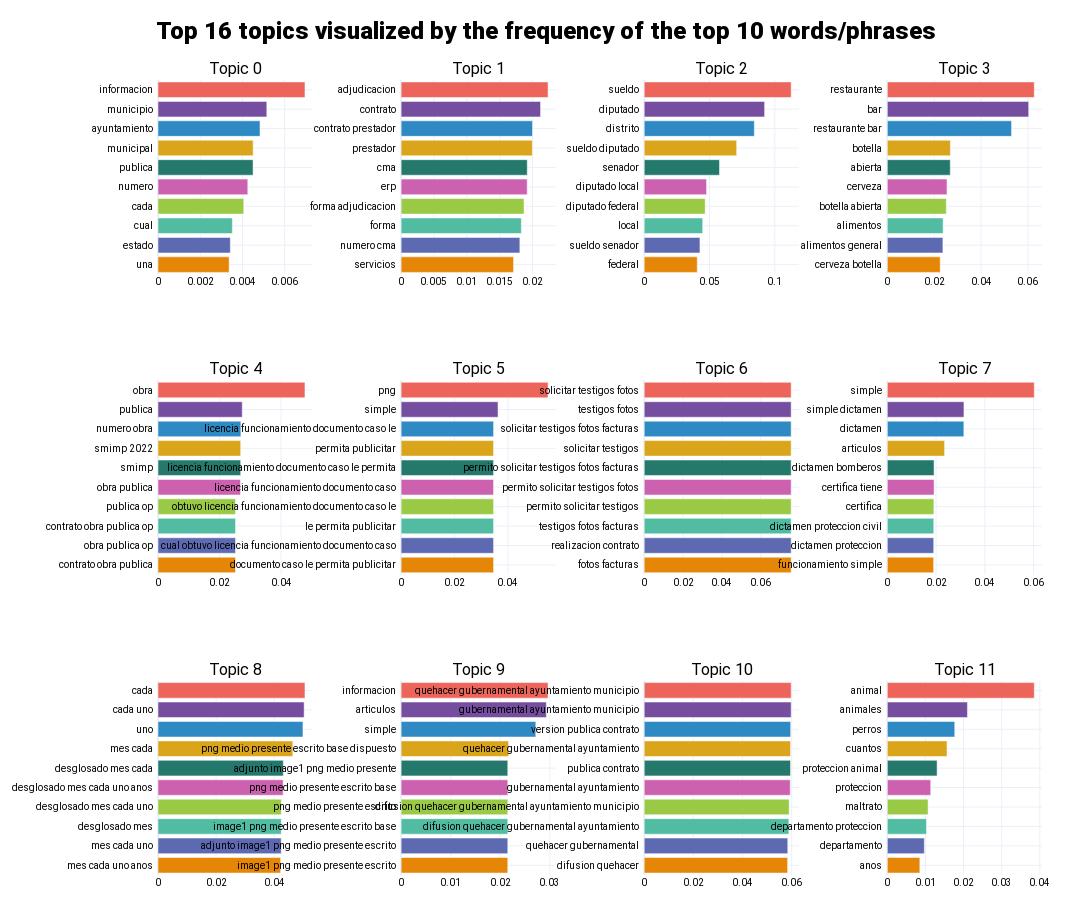

Notebook source saved alongside this figure:
### Markdown cell above
Visualization

### Code cell
import plotly.express as px

top_n_topics = 16
n_words = 10

# 'fig_barchart' is a plotly figure.
fig_barchart = topic_model.visualize_barchart(
    top_n_topics = top_n_topics,  # Only select the top n most frequent topics.
    n_words = n_words,            # Number of words to show in a topic.
    custom_labels=True,          # Whether to use custom topic labels that were defined using topic_model.set_topic_labels.
    title=f"Top {top_n_topics} topics visualized by the frequency of the top {n_words} words",
    width=300,
    height=300,
)

fig_barchart.update_layout(
    # Adjust left, right, top, bottom margin of the overall figure.
    margin=dict(l=20, r=50, t=80, b=20),

    plot_bgcolor='rgba(0,0,0,0)',         # Set background color (transparent in this example).

    title={
        'text': f"Top {top_n_topics} topics visualized by the frequency of the top {n_words} words/phrases",
        'y':0.975,
        'x':0.5,
        'xanchor': 'center',
        'yanchor': 'top',
        'font': dict(
            family="Roboto Black",
            size=24,
            color="#000000"
        )
    },

    font=dict(
        family="Roboto",
        size=10,
        color="#000000"
    ),
)

color_sequence = px.colors.qualitative.Vivid  # Choose a color sequence.
fig_barchart.update_traces(marker_color=color_sequence)

# Show the updated figure
fig_barchart.show()
fig_barchart.write_html('top 16 topics.html')

### Figure 1 — Plotly figure (JSON) as saved in the notebook; plotly's stock layout.template omitted (floating-point values rounded to 4 significant figures)
{"data": [{"marker": {"color": ["rgb(229, 134, 6)", "rgb(93, 105, 177)", "rgb(82, 188, 163)", "rgb(153, 201, 69)", "rgb(204, 97, 176)", "rgb(36, 121, 108)", "rgb(218, 165, 27)", "rgb(47, 138, 196)", "rgb(118, 78, 159)", "rgb(237, 100, 90)", "rgb(165, 170, 153)"]}, "orientation": "h", "type": "bar", "x": [0.00337, 0.003427, 0.003524, 0.004062, 0.004254, 0.004504, 0.004508, 0.004833, 0.005155, 0.006962], "xaxis": "x", "y": ["una  ", "estado  ", "cual  ", "cada  ", "numero  ", "publica  ", "municipal  ", "ayuntamiento  ", "municipio  ", "informacion  "], "yaxis": "y"}, {"marker": {"color": ["rgb(229, 134, 6)", "rgb(93, 105, 177)", "rgb(82, 188, 163)", "rgb(153, 201, 69)", "rgb(204, 97, 176)", "rgb(36, 121, 108)", "rgb(218, 165, 27)", "rgb(47, 138, 196)", "rgb(118, 78, 159)", "rgb(237, 100, 90)", "rgb(165, 170, 153)"]}, "orientation": "h", "type": "bar", "x": [0.0171, 0.01806, 0.01829, 0.0187, 0.01918, 0.01919, 0.01997, 0.01999, 0.02121, 0.02235], "xaxis": "x2", "y": ["servicios  ", "numero cma  ", "forma  ", "forma adjudicacion  ", "erp  ", "cma  ", "prestador  ", "contrato prestador  ", "contrato  ", "adjudicacion  "], "yaxis": "y2"}, {"marker": {"color": ["rgb(229, 134, 6)", "rgb(93, 105, 177)", "rgb(82, 188, 163)", "rgb(153, 201, 69)", "rgb(204, 97, 176)", "rgb(36, 121, 108)", "rgb(218, 165, 27)", "rgb(47, 138, 196)", "rgb(118, 78, 159)", "rgb(237, 100, 90)", "rgb(165, 170, 153)"]}, "orientation": "h", "type": "bar", "x": [0.0406, 0.04267, 0.04478, 0.04668, 0.04772, 0.05762, 0.0708, 0.0843, 0.09218, 0.1125], "xaxis": "x3", "y": ["federal  ", "sueldo senador  ", "local  ", "diputado federal  ", "diputado local  ", "senador  ", "sueldo diputado  ", "distrito  ", "diputado  ", "sueldo  "], "yaxis": "y3"}, {"marker": {"color": ["rgb(229, 134, 6)", "rgb(93, 105, 177)", "rgb(82, 188, 163)", "rgb(153, 201, 69)", "rgb(204, 97, 176)", "rgb(36, 121, 108)", "rgb(218, 165, 27)", "rgb(47, 138, 196)", "rgb(118, 78, 159)", "rgb(237, 100, 90)", "rgb(165, 170, 153)"]}, "orientation": "h", "type": "bar", "x": [0.02257, 0.02371, 0.02382, 0.02518, 0.02546, 0.02685, 0.02691, 0.053, 0.06031, 0.06269], "xaxis": "x4", "y": ["cerveza botella  ", "alimentos general  ", "alimentos  ", "botella abierta  ", "cerveza  ", "abierta  ", "botella  ", "restaurante bar  ", "bar  ", "restaurante  "], "yaxis": "y4"}, {"marker": {"color": ["rgb(229, 134, 6)", "rgb(93, 105, 177)", "rgb(82, 188, 163)", "rgb(153, 201, 69)", "rgb(204, 97, 176)", "rgb(36, 121, 108)", "rgb(218, 165, 27)", "rgb(47, 138, 196)", "rgb(118, 78, 159)", "rgb(237, 100, 90)", "rgb(165, 170, 153)"]}, "orientation": "h", "type": "bar", "x": [0.02519, 0.02519, 0.02519, 0.02519, 0.02679, 0.02686, 0.02687, 0.02693, 0.02738, 0.04776], "xaxis": "x5", "y": ["contrato obra publica  ", "obra publica op  ", "contrato obra publica op  ", "publica op  ", "obra publica  ", "smimp  ", "smimp 2022  ", "numero obra  ", "publica  ", "obra  "], "yaxis": "y5"}, {"marker": {"color": ["rgb(229, 134, 6)", "rgb(93, 105, 177)", "rgb(82, 188, 163)", "rgb(153, 201, 69)", "rgb(204, 97, 176)", "rgb(36, 121, 108)", "rgb(218, 165, 27)", "rgb(47, 138, 196)", "rgb(118, 78, 159)", "rgb(237, 100, 90)", "rgb(165, 170, 153)"]}, "orientation": "h", "type": "bar", "x": [0.03463, 0.03463, 0.03463, 0.03463, 0.03463, 0.03463, 0.03463, 0.03463, 0.0363, 0.05503], "xaxis": "x6", "y": ["documento caso le permita publicitar  ", "cual obtuvo licencia funcionamiento documento caso  ", "le permita publicitar  ", "obtuvo licencia funcionamiento documento caso le  ", "licencia funcionamiento documento caso  ", "licencia funcionamiento documento caso le permita  ", "permita publicitar  ", "licencia funcionamiento documento caso le  ", "simple  ", "png  "], "yaxis": "y6"}, {"marker": {"color": ["rgb(229, 134, 6)", "rgb(93, 105, 177)", "rgb(82, 188, 163)", "rgb(153, 201, 69)", "rgb(204, 97, 176)", "rgb(36, 121, 108)", "rgb(218, 165, 27)", "rgb(47, 138, 196)", "rgb(118, 78, 159)", "rgb(237, 100, 90)", "rgb(165, 170, 153)"]}, "orientation": "h", "type": "bar", "x": [0.0757, 0.0757, 0.0757, 0.0757, 0.0757, 0.0757, 0.0757, 0.0757, 0.0757, 0.0757], "xaxis": "x7", "y": ["fotos facturas  ", "realizacion contrato  ", "testigos fotos facturas  ", "permito solicitar testigos  ", "permito solicitar testigos fotos  ", "permito solicitar testigos fotos facturas  ", "solicitar testigos  ", "solicitar testigos fotos facturas  ", "testigos fotos  ", "solicitar testigos fotos  "], "yaxis": "y7"}, {"marker": {"color": ["rgb(229, 134, 6)", "rgb(93, 105, 177)", "rgb(82, 188, 163)", "rgb(153, 201, 69)", "rgb(204, 97, 176)", "rgb(36, 121, 108)", "rgb(218, 165, 27)", "rgb(47, 138, 196)", "rgb(118, 78, 159)", "rgb(237, 100, 90)", "rgb(165, 170, 153)"]}, "orientation": "h", "type": "bar", "x": [0.019, 0.01903, 0.01906, 0.01911, 0.01918, 0.01918, 0.0235, 0.03139, 0.03143, 0.06027], "xaxis": "x8", "y": ["funcionamiento simple  ", "dictamen proteccion  ", "dictamen proteccion civil  ", "certifica  ", "certifica tiene  ", "dictamen bomberos  ", "articulos  ", "dictamen  ", "simple dictamen  ", "simple  "], "yaxis": "y8"}, {"marker": {"color": ["rgb(229, 134, 6)", "rgb(93, 105, 177)", "rgb(82, 188, 163)", "rgb(153, 201, 69)", "rgb(204, 97, 176)", "rgb(36, 121, 108)", "rgb(218, 165, 27)", "rgb(47, 138, 196)", "rgb(118, 78, 159)", "rgb(237, 100, 90)", "rgb(165, 170, 153)"]}, "orientation": "h", "type": "bar", "x": [0.04222, 0.04242, 0.04244, 0.04245, 0.04309, 0.04314, 0.04641, 0.0499, 0.05031, 0.05059], "xaxis": "x9", "y": ["mes cada uno anos  ", "mes cada uno  ", "desglosado mes  ", "desglosado mes cada uno  ", "desglosado mes cada uno anos  ", "desglosado mes cada  ", "mes cada  ", "uno  ", "cada uno  ", "cada  "], "yaxis": "y9"}, {"marker": {"color": ["rgb(229, 134, 6)", "rgb(93, 105, 177)", "rgb(82, 188, 163)", "rgb(153, 201, 69)", "rgb(204, 97, 176)", "rgb(36, 121, 108)", "rgb(218, 165, 27)", "rgb(47, 138, 196)", "rgb(118, 78, 159)", "rgb(237, 100, 90)", "rgb(165, 170, 153)"]}, "orientation": "h", "type": "bar", "x": [0.02151, 0.02151, 0.02151, 0.02151, 0.02151, 0.02151, 0.02168, 0.02716, 0.02929, 0.02963], "xaxis": "x10", "y": ["image1 png medio presente escrito  ", "adjunto image1 png medio presente escrito  ", "image1 png medio presente escrito base  ", "png medio presente escrito  ", "png medio presente escrito base  ", "adjunto image1 png medio presente  ", "png medio presente escrito base dispuesto  ", "simple  ", "articulos  ", "informacion  "], "yaxis": "y10"}, {"marker": {"color": ["rgb(229, 134, 6)", "rgb(93, 105, 177)", "rgb(82, 188, 163)", "rgb(153, 201, 69)", "rgb(204, 97, 176)", "rgb(36, 121, 108)", "rgb(218, 165, 27)", "rgb(47, 138, 196)", "rgb(118, 78, 159)", "rgb(237, 100, 90)", "rgb(165, 170, 153)"]}, "orientation": "h", "type": "bar", "x": [0.05834, 0.05841, 0.05884, 0.05898, 0.05941, 0.0595, 0.05954, 0.05958, 0.05979, 0.05979], "xaxis": "x11", "y": ["difusion quehacer  ", "quehacer gubernamental  ", "difusion quehacer gubernamental ayuntamiento  ", "difusion quehacer gubernamental ayuntamiento municipio  ", "gubernamental ayuntamiento  ", "publica contrato  ", "quehacer gubernamental ayuntamiento  ", "version publica contrato  ", "gubernamental ayuntamiento municipio  ", "quehacer gubernamental ayuntamiento municipio  "], "yaxis": "y11"}, {"marker": {"color": ["rgb(229, 134, 6)", "rgb(93, 105, 177)", "rgb(82, 188, 163)", "rgb(153, 201, 69)", "rgb(204, 97, 176)", "rgb(36, 121, 108)", "rgb(218, 165, 27)", "rgb(47, 138, 196)", "rgb(118, 78, 159)", "rgb(237, 100, 90)", "rgb(165, 170, 153)"]}, "orientation": "h", "type": "bar", "x": [0.008536, 0.009711, 0.01028, 0.01069, 0.01139, 0.01307, 0.01566, 0.01769, 0.02102, 0.03855], "xaxis": "x12", "y": ["anos  ", "departamento  ", "departamento proteccion  ", "maltrato  ", "proteccion  ", "proteccion animal  ", "cuantos  ", "perros  ", "animales  ", "animal  "], "yaxis": "y12"}], "layout": {"annotations": [{"font": {"size": 16}, "showarrow": false, "text": "Topic 0", "x": 0.0875, "xanchor": "center", "xref": "paper", "y": 1, "yanchor": "bottom", "yref": "paper"}, {"font": {"size": 16}, "showarrow": false, "text": "Topic 1", "x": 0.3625, "xanchor": "center", "xref": "paper", "y": 1, "yanchor": "bottom", "yref": "paper"}, {"font": {"size": 16}, "showarrow": false, "text": "Topic 2", "x": 0.6375, "xanchor": "center", "xref": "paper", "y": 1, "yanchor": "bottom", "yref": "paper"}, {"font": {"size": 16}, "showarrow": false, "text": "Topic 3", "x": 0.9125, "xanchor": "center", "xref": "paper", "y": 1, "yanchor": "bottom", "yref": "paper"}, {"font": {"size": 16}, "showarrow": false, "text": "Topic 4", "x": 0.0875, "xanchor": "center", "xref": "paper", "y": 0.6222, "yanchor": "bottom", "yref": "paper"}, {"font": {"size": 16}, "showarrow": false, "text": "Topic 5", "x": 0.3625, "xanchor": "center", "xref": "paper", "y": 0.6222, "yanchor": "bottom", "yref": "paper"}, {"font": {"size": 16}, "showarrow": false, "text": "Topic 6", "x": 0.6375, "xanchor": "center", "xref": "paper", "y": 0.6222, "yanchor": "bottom", "yref": "paper"}, {"font": {"size": 16}, "showarrow": false, "text": "Topic 7", "x": 0.9125, "xanchor": "center", "xref": "paper", "y": 0.6222, "yanchor": "bottom", "yref": "paper"}, {"font": {"size": 16}, "showarrow": false, "text": "Topic 8", "x": 0.0875, "xanchor": "center", "xref": "paper", "y": 0.2444, "yanchor": "bottom", "yref": "paper"}, {"font": {"size": 16}, "showarrow": false, "text": "Topic 9", "x": 0.3625, "xanchor": "center", "xref": "paper", "y": 0.2444, "yanchor": "bottom", "yref": "paper"}, {"font": {"size": 16}, "showarrow": false, "text": "Topic 10", "x": 0.6375, "xanchor": "center", "xref": "paper", "y": 0.2444, "yanchor": "bottom", "yref": "paper"}, {"font": {"size": 16}, "showarrow": false, "text": "Topic 11", "x": 0.9125, "xanchor": "center", "xref": "paper", "y": 0.2444, "yanchor": "bottom", "yref": "paper"}], "font": {"color": "#000000", "family": "Roboto", "size": 10}, "height": 900, "hoverlabel": {"bgcolor": "white", "font": {"family": "Rockwell", "size": 16}}, "margin": {"b": 20, "l": 20, "r": 50, "t": 80}, "plot_bgcolor": "rgba(0, 0, 0, 0)", "showlegend": false, "title": {"font": {"color": "#000000", "family": "Roboto Black", "size": 24}, "text": "Top 16 topics visualized by the frequency of the top 10 words/phrases", "x": 0.5, "xanchor": "center", "y": 0.975, "yanchor": "top"}, "width": 1200, "xaxis": {"anchor": "y", "autorange": true, "domain": [0, 0.175], "range": [0, 0.007329], "showgrid": true, "type": "linear"}, "xaxis10": {"anchor": "y10", "autorange": true, "domain": [0.275, 0.45], "range": [0, 0.03119], "showgrid": true, "type": "linear"}, "xaxis11": {"anchor": "y11", "autorange": true, "domain": [0.55, 0.725], "range": [0, 0.06293], "showgrid": true, "type": "linear"}, "xaxis12": {"anchor": "y12", "autorange": true, "domain": [0.825, 1], "range": [0, 0.04058], "showgrid": true, "type": "linear"}, "xaxis2": {"anchor": "y2", "autorange": true, "domain": [0.275, 0.45], "range": [0, 0.02353], "showgrid": true, "type": "linear"}, "xaxis3": {"anchor": "y3", "autorange": true, "domain": [0.55, 0.725], "range": [0, 0.1184], "showgrid": true, "type": "linear"}, "xaxis4": {"anchor": "y4", "autorange": true, "domain": [0.825, 1], "range": [0, 0.06599], "showgrid": true, "type": "linear"}, "xaxis5": {"anchor": "y5", "autorange": true, "domain": [0, 0.175], "range": [0, 0.05027], "showgrid": true, "type": "linear"}, "xaxis6": {"anchor": "y6", "autorange": true, "domain": [0.275, 0.45], "range": [0, 0.05793], "showgrid": true, "type": "linear"}, "xaxis7": {"anchor": "y7", "autorange": true, "domain": [0.55, 0.725], "range": [0, 0.07968], "showgrid": true, "type": "linear"}, "xaxis8": {"anchor": "y8", "autorange": true, "domain": [0.825, 1], "range": [0, 0.06344], "showgrid": true, "type": "linear"}, "xaxis9": {"anchor": "y9", "autorange": true, "domain": [0, 0.175], "range": [0, 0.05326], "showgrid": true, "type": "linear"}, "yaxis": {"anchor": "x", "autorange": true, "domain": [0.7556, 1], "range": [-0.5, 9.5], "showgrid": true, "type": "category"}, "yaxis10": {"anchor": "x10", "autorange": true, "domain": [0, 0.2444], "range": [-0.5, 9.5], "showgrid": true, "type": "category"}, "yaxis11": {"anchor": "x11", "autorange": true, "domain": [0, 0.2444], "range": [-0.5, 9.5], "showgrid": true, "type": "category"}, "yaxis12": {"anchor": "x12", "autorange": true, "domain": [0, 0.2444], "range": [-0.5, 9.5], "showgrid": true, "type": "category"}, "yaxis2": {"anchor": "x2", "autorange": true, "domain": [0.7556, 1], "range": [-0.5, 9.5], "showgrid": true, "type": "category"}, "yaxis3": {"anchor": "x3", "autorange": true, "domain": [0.7556, 1], "range": [-0.5, 9.5], "showgrid": true, "type": "category"}, "yaxis4": {"anchor": "x4", "autorange": true, "domain": [0.7556, 1], "range": [-0.5, 9.5], "showgrid": true, "type": "category"}, "yaxis5": {"anchor": "x5", "autorange": true, "domain": [0.3778, 0.6222], "range": [-0.5, 9.5], "showgrid": true, "type": "category"}, "yaxis6": {"anchor": "x6", "autorange": true, "domain": [0.3778, 0.6222], "range": [-0.5, 9.5], "showgrid": true, "type": "category"}, "yaxis7": {"anchor": "x7", "autorange": true, "domain": [0.3778, 0.6222], "range": [-0.5, 9.5], "showgrid": true, "type": "category"}, "yaxis8": {"anchor": "x8", "autorange": true, "domain": [0.3778, 0.6222], "range": [-0.5, 9.5], "showgrid": true, "type": "category"}, "yaxis9": {"anchor": "x9", "autorange": true, "domain": [0, 0.2444], "range": [-0.5, 9.5], "showgrid": true, "type": "category"}}}
